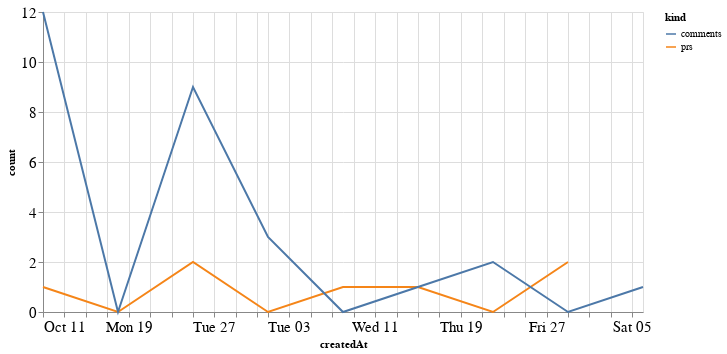

Here is the notebook cell this chart was saved with:
### Code cell
alt.Chart(total_time, width=600).mark_line().encode(
    x='createdAt',
    y='count',
    color='kind'
)

### Figure 1 — Vega-Lite specification as saved in the notebook (floating-point values rounded to 4 significant figures)
{"config": {"axisLeft": {"labelFontSize": 15}, "axisBottom": {"labelFontSize": 15}}, "data": {"name": "data-46085cfe1e21dc9e3a18078cb2fc3997"}, "mark": "line", "encoding": {"color": {"type": "nominal", "field": "kind"}, "x": {"type": "temporal", "field": "createdAt"}, "y": {"type": "quantitative", "field": "count"}}, "width": 600, "$schema": "https://vega.github.io/schema/vega-lite/v4.8.1.json", "datasets": {"data-46085cfe1e21dc9e3a18078cb2fc3997": [{"createdAt": "2020-10-11T00:00:00", "kind": "prs", "count": 1.0}, {"createdAt": "2020-10-18T00:00:00", "kind": "prs", "count": 0.0}, {"createdAt": "2020-10-25T00:00:00", "kind": "prs", "count": 2.0}, {"createdAt": "2020-11-01T00:00:00", "kind": "prs", "count": 0.0}, {"createdAt": "2020-11-08T00:00:00", "kind": "prs", "count": 1.0}, {"createdAt": "2020-11-15T00:00:00", "kind": "prs", "count": 1.0}, {"createdAt": "2020-11-22T00:00:00", "kind": "prs", "count": 0.0}, {"createdAt": "2020-11-29T00:00:00", "kind": "prs", "count": 2.0}, {"createdAt": "2020-12-06T00:00:00", "kind": "prs", "count": null}, {"createdAt": "2020-10-11T00:00:00", "kind": "comments", "count": 12.0}, {"createdAt": "2020-10-18T00:00:00", "kind": "comments", "count": 0.0}, {"createdAt": "2020-10-25T00:00:00", "kind": "comments", "count": 9.0}, {"createdAt": "2020-11-01T00:00:00", "kind": "comments", "count": 3.0}, {"createdAt": "2020-11-08T00:00:00", "kind": "comments", "count": 0.0}, {"createdAt": "2020-11-15T00:00:00", "kind": "comments", "count": 1.0}, {"createdAt": "2020-11-22T00:00:00", "kind": "comments", "count": 2.0}, {"createdAt": "2020-11-29T00:00:00", "kind": "comments", "count": 0.0}, {"createdAt": "2020-12-06T00:00:00", "kind": "comments", "count": 1.0}]}}
